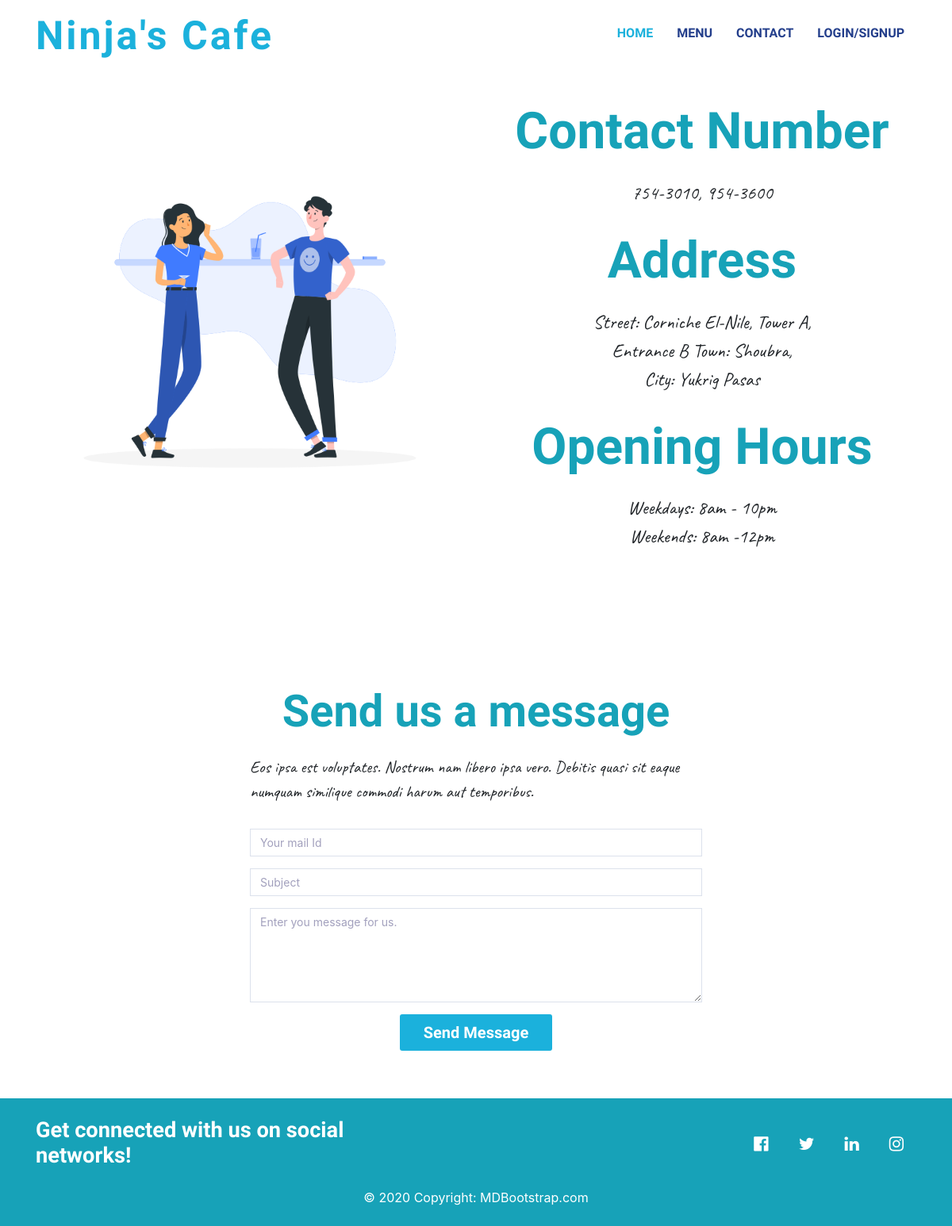
The page /contact us/ on the database its author committed.
### home/models.py (models this page shows, shortened)
class Image(models.Model):
    page = models.CharField(max_length = 10000)
    section = models.CharField(max_length = 10000, null = True)
    image = models.ImageField(upload_to = 'img/')

class Text(models.Model):
    page = models.CharField(max_length = 10000, default = "")
    section = models.CharField(max_length = 10000, default = "")
    title = models.CharField(max_length = 1000, blank = True, default = "")
    content = models.TextField(blank = True, default = "")

### contact/views.py (the view)
# urls.py: path("contact us/", include("contact.urls")),
def contact(request):
    if request.method == 'POST':
        print(request.POST)
        if request.user.is_authenticated:
            sender = request.user.email
        else:
            sender = request.POST['sender-mail']
        reciever = [settings.EMAIL_HOST_USER,]
        subject = request.POST['subject']
        message = request.POST['message']
        send_mail(subject, message, sender, reciever)
        return HttpResponse('message_sent')
    else:
        contact_text = Text.objects.all().filter(page = "contact us")
        images = Image.objects.all().filter(page = 'contact us')
        section1_text = contact_text.get(section = 'section 1')
        print(len(section1_text.content.split('\n\n')))
        print(*section1_text.content.split('\n'), sep = '\n')
        print(*section1_text.content.split('\n\n'), sep = '\n')
        section21_text = contact_text.get(section = 'section 2.1')
        section22_text = contact_text.get(section = 'section 2.2')
        data = {
            'text': contact_text,
            'image': images.get(section = 'section 1'),
            'section2': images.get(section = 'section 2'),
            'section21': (section21_text.title, section21_text.content.split('\n')),
            'section22': (section22_text.title, section22_text.content.split('\n')),
        }
        return render(request, "contact.html", data)

### templates/contact.html (shortened to what this page needs)
{% extends "base.html" %}
{% load static %}
{% block content %}
<section id="features">
   <div class="container mt-5">
      <div class="row feature-item">
         <div class="col-lg-6 wow fadeInUp">
            <img src="{{ image.image.url }}" class="img-fluid" alt="">
         </div>
         <div class="col-lg-6 wow fadeInUp pt-5 pt-lg-0 text-center">
            <h3 class="text-info">Contact Number</h3>
            <p>754-3010, 954-3600</p>
            <h3 class="text-info">Address</h3>
            <p>
         Street: Corniche El-Nile, Tower A, <br>
         Entrance B Town: Shoubra, <br>
         City: Yukrig Pasas
           </p>
            <h3 class="text-info">Opening Hours</h3>
            <p>
         Weekdays: 8am - 10pm <br>
         Weekends: 8am -12pm
         </p>
         </div>
      </div>
   </div>
</section>
<footer id="footer" class="section-bg">
   <div class="footer-top" style="background: none;">
      <div class="container col-lg-6 col-md-10 col-sm-12">
         <div class="form">
            <h3 class='text-info' id="big">{{ section21.0 }}</h3>
            {% for txt in section21.1 %}
            <p>{{ txt }}</p>
            {% endfor %}
            <form action="" method="POST" role="form" class="contactForm">
               {% if not user.is_authenticated %}
               <div class="form-group">
                  <input type="text" class="form-control" name="sender-mail" id="sender-mail" placeholder="Your mail Id" data-rule="minlen:4" data-msg="Please enter at least 8 chars of subject" />
               </div>
               {% endif %}
               <div class="form-group">
                  <input type="text" class="form-control" name="subject" id="subject" placeholder="Subject" data-rule="minlen:4" data-msg="Please enter at least 8 chars of subject" />
               </div>
               <div class="form-group">
                  <textarea class="form-control" id="message" name="message" rows="5" data-rule="required" data-msg="Please write something for us" placeholder="Enter you message for us."></textarea>
               </div>
               <div class="text-center"><button id='send-button' type="submit" title="Send Message" class="btn btn-info btn-lg">Send Message</button></div>
            </form>
         </div>
      </div>
   </div>
</footer>
{% endblock content %}

### static/css/style.css (style rules this page uses)
body { background-color: white; }
p,pre { font-size: 1.5em; }
button { font-family: 'La Belle Aurore', crusive !important; font-weight: 700 !important; }
p,pre,small { padding: 0; margin: 0 0 30px 0; font-family: 'Caveat', cursive !important; }
h1, h2, h3, h4, h5, h6 { font-family: 'Sacramento', cursive; font-weight: 400; margin: 0 0 20px 0; padding: 0; }
h3 { color: #17a2b8; }
.section-bg { background: #fff; }
#features { padding: 80px 0; }
#footer { padding: 0 0 30px 0; font-size: 14px; background: #fff; }
#footer .footer-top { padding: 60px 0 30px 0; background: #f5f8fd; }
#footer .footer-top .form .form-group { margin-bottom: 15px; }
#footer .footer-top .form input, #footer .footer-top .form textarea { border-radius: 0; box-shadow: none; border: 1px solid #dce1ec; font-size: 14px; }
#footer .footer-top .form input::placeholder, #footer .footer-top .form textarea::placeholder { color: #a2a0bd; }
#footer .footer-top .form button[type="submit"] { background: #1bb1dc; border: 0; border-radius: 3px; padding: 8px 30px; color: #fff; transition: 0.3s; }

### templates/contact.html (style rules this page uses)
h3 { font-size: 4em; text-align: center; position: relative; font-weight: 700; }

### rows shown on the page
Image: image (picture)
Text: title "Send us a message", 1 "Eos ipsa est voluptates. Nostrum nam libero ipsa vero. Debitis quasi sit eaque numquam similique commodi harum aut temporibus."
